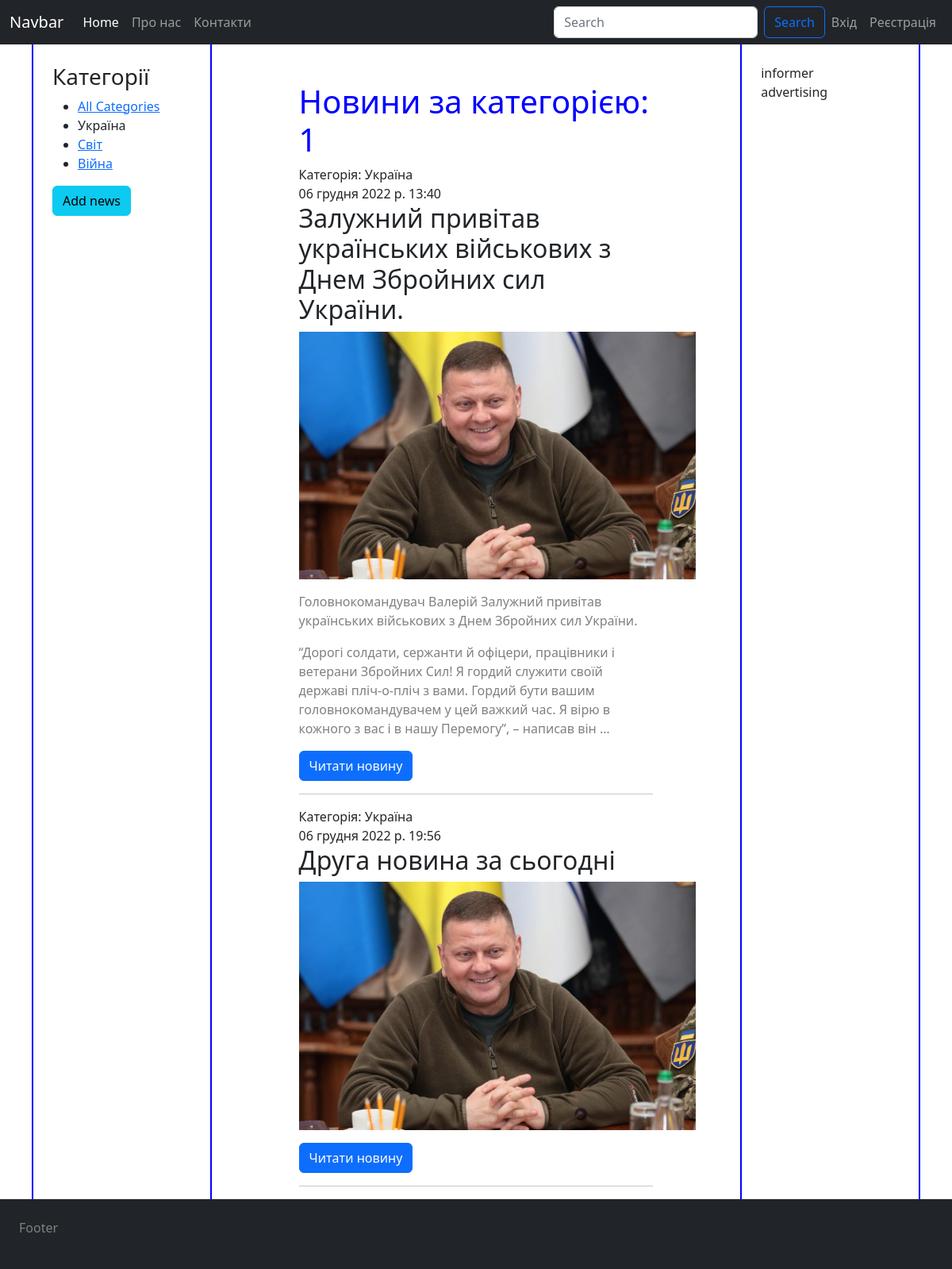
Page /category/1 on the committed database.
### posts/models.py (models this page shows, shortened)
class Category(models.Model):
    name = models.CharField(max_length=100, db_index=True, verbose_name="Категорії")
    slug = models.SlugField(max_length=255, unique=True, db_index=True, verbose_name="URL")
    def __str__(self):
        return self.name
    def get_absolute_url(self):
        return reverse('category', kwargs={'categories_id': self.pk})
    class Meta:
        verbose_name = "Категорія"
        verbose_name_plural = "Категорії"
        ordering = ['-name']

class News(models.Model):
    title = models.CharField(max_length=255, verbose_name="Заголовок")
    slug = models.SlugField(max_length=255, unique=True, db_index=True, verbose_name="URL" )
    content = models.TextField('Зміст', blank=True)
    photo = models.ImageField(upload_to="photos/%Y/%m/%d/")
    time_create = models.DateTimeField(auto_now_add=True, verbose_name="Дата створення")
    time_update = models.DateTimeField(auto_now=True)
    is_published = models.BooleanField(default=True, verbose_name="Опубліковано")
    categories = models.ForeignKey('Category', on_delete=models.PROTECT, verbose_name="Категорії")
    def get_absolute_url(self):
        return reverse('news', kwargs={'news_id': self.pk})
    class Meta:
        verbose_name = "Новина"
        verbose_name_plural = "Новини"
        ordering = ['id']

### posts/views.py (the view)
# urls.py: path('category/<int:categories_id>', show_category, name='category'),
def show_category(request, categories_id):
    news = News.objects.filter(categories_id=categories_id)
    categories = Category.objects.all()
    if len(news) == 0:
        raise Http404()
    context = {
        'title': "Новини за категорією",
        'posts': news,
        'categories': categories,
        'category_selected': categories_id
    }
    return render(request, 'posts/index.html', context)

### templates/posts/index.html
{% extends 'posts/base.html' %}
{% load static %}
{% block content %}
            <div class="col-8 mx-auto mt-5">
                <h1>{{title}}: {{category_selected}}</h1>
                {% for post in posts %}
                <div class="row">
                    <span>Категорія: {{post.categories}}</span>
                    <span>{{post.time_update}}</span>
                </div>
                <h2>{{post.title}}</h2>
                <img width="500" src="{{post.photo.url}}" alt="pic">
                <p>{{post.content|linebreaks|truncatewords:50}}</p>
                <p class=""><a class="btn btn-primary" href="{{ post.get_absolute_url }}">Читати новину</a></p>
                <hr>
                {% endfor %}
            </div>
{% endblock %}

### templates/posts/base.html (shortened to what this page needs)
<!doctype html>
{% load static %}
<html lang="en">
<head>
    <link href="https://cdn.jsdelivr.net/npm/bootstrap@5.2.3/dist/css/bootstrap.min.css" rel="stylesheet">
    <link rel="stylesheet" href="{% static 'css/style.css' %}">
</head>
<body>
{% include 'posts/includes/header.html' %}
<div class="container d-flex">
    <aside class="p-4">
        <h3>Категорії</h3>
        <ul>
            {% if category_selected == 0 %}
                <li>All Categories</li>
            {% else %}
                <li><a href="{% url 'home' %}">All Categories</a></li>
            {% endif %}
            {% for category in categories %}
                {% if category.pk == category_selected %}
                    <li class="selected">{{category.name}}</li>
                {% else %}
                    <li><a href="{{ category.get_absolute_url }}">{{category.name}}</a></li>
                {% endif %}
            {% endfor %}
        </ul>
        <a href="#" class="btn btn-info" role="button"> Add news</a>
    </aside>
    <main>
        {% block content %}
        {% endblock %}
    </main>
    <aside class="p-4">
        <div class="inform">
            informer
        </div>
        <div class="adv">
            advertising
        </div>
    </aside>
</div>
{% include 'posts/includes/footer.html' %}
</body>
</html>

### static/css/style.css (style rules this page uses)
h1 { color: blue; }
p { color: grey; }
aside { width: 50%; outline: 2px solid blue; }

### rows in the picture
Category: name "Україна"
Category: name "Світ"
Category: name "Війна"
News: categories "Україна", time_update "06 грудня 2022 р. 13:40", title "Залужний привітав українських військових з Днем Збройних сил України.", photo (picture), content "Головнокомандувач Валерій Залужний привітав українських військових з Днем Збройних сил України. “Дорогі солдати, сержанти й офіцери, працівники і ветерани Збройних Сил! Я гордий служити своїй державі пліч-о-пліч з вами. Гордий бути вашим головнокомандувачем у цей важкий час. Я вірю в кожного з вас і в нашу Перемогу”, – написав він …"
News: categories "Україна", time_update "06 грудня 2022 р. 19:56", title "Друга новина за сьогодні", photo (picture)

### other values in the picture
{{ title }} "Новини за категорією"
{{ category_selected }} "1"
